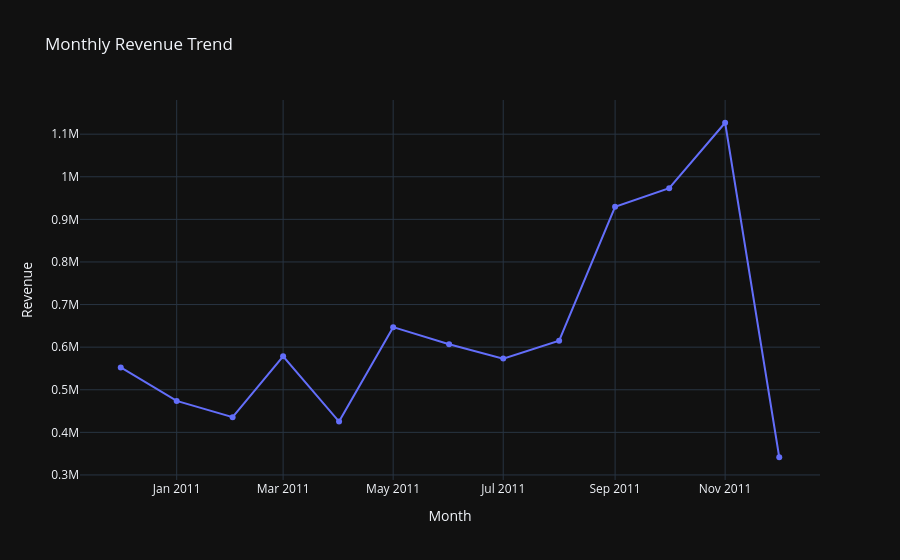

This figure's notebook cell:
### Markdown cell above
Monthly Sales Trend

### Code cell
df["Month"] = df["InvoiceDate"].dt.to_period("M").astype(str)

monthly_sales = (
    df.groupby("Month")["Revenue"]
    .sum()
    .reset_index()
)

fig = px.line(
    monthly_sales,
    x="Month",
    y="Revenue",
    title="Monthly Revenue Trend",
    markers=True
)

fig.show()

### Figure 1 — Plotly figure (JSON) as saved in the notebook; plotly's stock layout.template omitted (floating-point values rounded to 4 significant figures)
{"data": [{"hovertemplate": "Month=%{x}<br>Revenue=%{y}<extra></extra>", "legendgroup": "", "line": {"color": "#636efa", "dash": "solid"}, "marker": {"symbol": "circle"}, "mode": "lines+markers", "name": "", "orientation": "v", "showlegend": false, "x": ["2010-12", "2011-01", "2011-02", "2011-03", "2011-04", "2011-05", "2011-06", "2011-07", "2011-08", "2011-09", "2011-10", "2011-11", "2011-12"], "xaxis": "x", "y": [552400.0, 473700.0, 435500.0, 578600.0, 425200.0, 647000.0, 606900.0, 573100.0, 615100.0, 929400.0, 973300.0, 1127000.0, 341500.0], "yaxis": "y", "type": "scatter"}], "layout": {"xaxis": {"anchor": "y", "domain": [0.0, 1.0], "title": {"text": "Month"}}, "yaxis": {"anchor": "x", "domain": [0.0, 1.0], "title": {"text": "Revenue"}}, "legend": {"tracegroupgap": 0}, "title": {"text": "Monthly Revenue Trend"}}}
